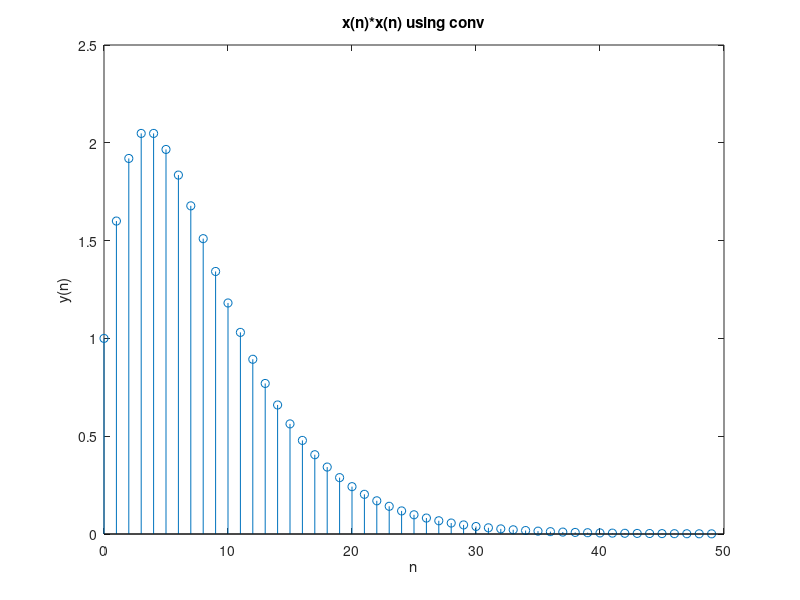

Reproduce this figure in MATLAB. (Note: this script raises an error after producing the figure.)
% Problem2.15
%Let x(n) - (0.8^n)u(n)
%a. Determine x(n)*x(n)
%using conv:
n=(0:49);% get first 50 samples
x=(0.8).^n;
y= conv(x,x); %get the convolution of the x(n)*x(n)
yn=y(1:50);%get the first 50 samples
stem(n,yn) %plot
xlabel('n')
ylabel('y(n)')
title('x(n)*x(n) using conv')

%% 
% The impulse response h(n) of an LTI system is given by
% h(n) = ((2/3)^n) u(n)
% Find and sketch the output y(n) when the input is given by
% (a) x(n) = delta(n)

n = 0:20;
step = ones(1,21);
h= ((2/3).^(n)).*step;
[x,n] = impseq(0,0,20);
plot(x)
%get the first 40 results
y = conv(x,h);
t= 0:40;
yout = y(1:41);
stem(t,yout)

%%
%P2.19 A linear and time-invariant system is described by the difference equation
% y(n) − 0.5y(n − 1) + 0.25y(n − 2) = x(n) + 2x(n − 1) + x(n − 3)
% 1. Using the filter function, compute and plot the impulse response of the system over
% 0 ≤ n ≤ 100.
% 2. Determine the stability of the system from this impulse response.
% 3. If the input to this system is x(n) = [5 + 3 cos(0.2πn) + 4sin(0.6πn)] u(n), determine the
% response y(n) over 0 ≤ n ≤ 200 using the filter function
b = [1 2 1];
a = [1 -0.5 0.25];
n = 0:100;
h = impz(b,a,n);
stem(n,h)
title("implulse response")

%%
%c If the input to this system is x(n) = [5 + 3 cos(0.2πn) + 4sin(0.6πn)] u(n), determine the
% response y(n) over 0 ≤ n ≤ 200 using the filter function
b = [1 2 1];
a = [1 -0.5 0.25];
n = 0:200;
x = 5 + 3*cos(0.2*pi.*n)+4*sin(0.6*pi.*n);
yfilter= filter(b,a,x);
stem(n,yfilter)%plot

%%
load handel; % the signal is in y and sampling freq in Fs
sound(y,Fs); pause(10); % Play the original sound
alpha = 0.9; D = 4196; % Echo parameters
b = [1,zeros(1,D),alpha]; % Filter parameters
x = filter(b,1,y); % Generate sound plus its echo
sound(x,Fs); % Play sound with echo



%% functions 

function [x,n] = impseq(n0,n1,n2)
% Generates x(n) = delta(n-n0); n1 <= n <= n2
% ----------------------------------------------
% [x,n] = impseq(n0,n1,n2)
%
n = [n1:n2]; x = [(n-n0) == 0];
end



%signal shift
 function[y,n] = signalshift(x,n,k)
 %signal shift y(n-k) = x(n-k) 
 %x= vector
 %n = interval
 %k = shift
 n = n+k;
 y = x;
 end
 